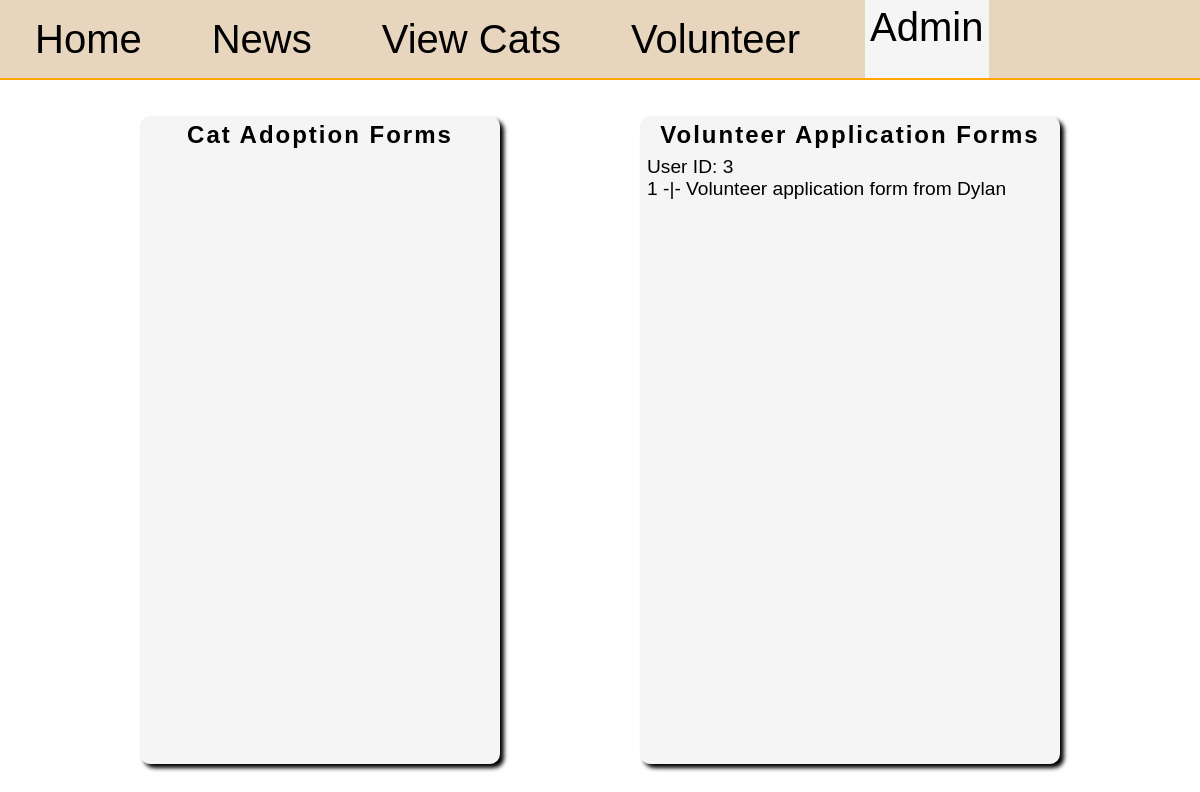
Screenshot of /admin/1 with the database file from the repository.
### db_management.py (models this page shows)
class VolunteerRequest(db.Model):
    id = db.Column(db.Integer, primary_key=True)
    first_name = db.Column(db.String(50), nullable=False)
    last_name = db.Column(db.String(50), nullable=False)
    address = db.Column(db.String(50), nullable=False)
    age = db.Column(db.Integer, nullable=False)
    reason = db.Column(db.String(500), nullable=False)
    user_id = db.Column(db.Integer, db.ForeignKey("user.id"), nullable=False)
    review = db.relationship(
        "VolunteerRequestReview", backref="request", uselist=False
    )

### main.py (the view, shortened to what this page needs)
@app.route("/admin/<int:id>", methods=["GET", "POST"])
def admin(id):
    review_form = ReviewAdoptForm()
    user = User.query.get(id)
    adoption_forms = AdoptionForm.query.all()
    volunteer_forms = VolunteerRequest.query.all()
    new_review = 0
    if new_review:
        db.session.add(new_review)
        db.session.commit()
        return redirect(url_for("admin", id=id))
    return render_template(
        "admin.html",
        volunteer_forms=volunteer_forms,
        adoption_forms=adoption_forms,
        user=user,
        review_form=review_form,
    )

### templates/admin.html (shortened to what this page needs)
{% extends "base.html" %}
{% block style %}
<link rel="stylesheet" href="{{ url_for('static', filename='admin.css') }}">
<link rel="stylesheet" href="https://cdnjs.cloudflare.com/ajax/libs/font-awesome/6.5.0/css/all.min.css">
{% endblock %}
{% block content %}
<main>
	<section id="cat-form-section">
		<h2>Cat Adoption Forms</h2>
	</section>
	<section id="volunteer-form-section">
		<h2>Volunteer Application Forms</h2>
		{% for form in volunteer_forms %}
		{% if form.review %}
		{% else %}
		<div class="volunteer-form">
			<p>User ID: {{ form.user_id }}</p>
			<p class="form-link" id="{{ form.id }}">{{ form.id }} -|- Volunteer application form from {{ form.first_name }}</p>
		</div>
		{% endif %}
		{% endfor %}
	</section>
</main>
{% endblock %}

### static/styles.css (style rules this page uses)
* { margin: 0; padding: 0; box-sizing: border-box; font-family:Arial, Helvetica, sans-serif; }
html, body { width: 100vw; height: 100vh; font-size: 16px; }

### static/admin.css (style rules this page uses)
main { display: flex; align-items: center; justify-content: space-evenly; width: 100%; height: 90%; }
section { background-color: whitesmoke; border-radius: 10px; padding: 5px; display: grid; row-gap: 5px; grid-auto-rows: min-content; overflow-y: auto; transition: 0.3s ease-in-out; box-shadow: 4px 4px 4px black; }
#cat-form-section, #volunteer-form-section { width: 30%; height: 90%; }
#volunteer-form-section { width: 35%; }
h2 { font-size: 1.5rem; letter-spacing: 2px; text-align: center; }
.cat-form, .volunteer-form { display: flex; flex-direction: column; justify-content: center; border-radius: 7px; font-size: 1.2rem; padding: 2px; }
.form-link { text-decoration: none; color: black; }

### rows the page displays
VolunteerRequest: user_id "3", id "1", first_name "Dylan"
